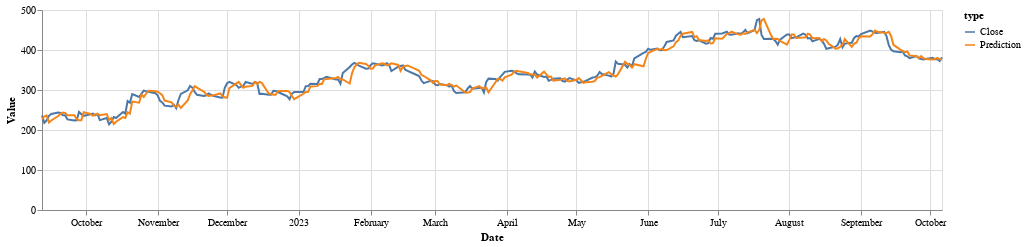

Notebook code for this chart:
### Code cell
alt.Chart(tmp).mark_line().encode(
    x="Date:T",
    y="Value:Q",
    color='type:N'
).properties(
    width = 900,
    height = 200
)

### Figure 1 — Vega-Lite specification as saved in the notebook (floating-point values rounded to 4 significant figures; data arrays with more than 128 entries replaced by an {"elided": "..."} marker saying what was removed)
{"config": {"view": {"continuousWidth": 300, "continuousHeight": 300}}, "data": {"name": "data-bd1861c820ba354e9083f23186a8ac16"}, "mark": {"type": "line"}, "encoding": {"color": {"field": "type", "type": "nominal"}, "x": {"field": "Date", "type": "temporal"}, "y": {"field": "Value", "type": "quantitative"}}, "height": 200, "width": 900, "$schema": "https://vega.github.io/schema/vega-lite/v5.14.1.json", "datasets": {"data-bd1861c820ba354e9083f23186a8ac16": {"elided": "540 records"}}}
